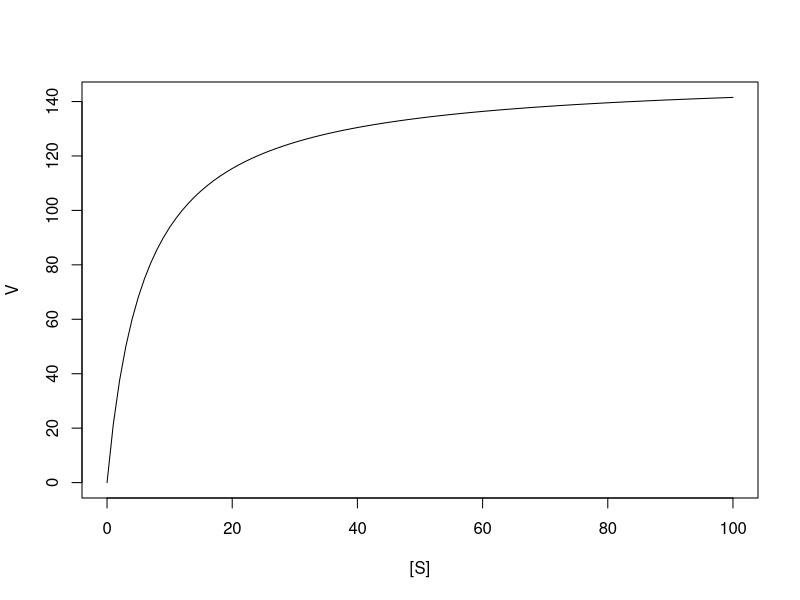

Generate this figure with R:
## ---- chunk 1
k1 <- 100 
k2 <- 600 
k3 <- 150 
dt <- 0.001 
num_step <- 1000
E <- c()
S <- c()
ES <- c()
P <- c()
E[1] <- 1 
S[1] <- 10 
ES[1] <- 0
P[1] <- 0

deriv <- function(E, S, ES, P) { # calculate the derivatives
  dEdt <- -k1*E*S + k2*ES + k3*ES
  dSdt <- -k1*E*S + k2*ES
  dESdt <- k1*E*S - k2*ES - k3*ES
  dPdt <- k3*ES
  return(c(dEdt, dSdt, dESdt, dPdt))
}

# fourth-order Runge-Kutta method
for (i in 2:num_step) {
  E1 <- E[i-1]
  S1 <- S[i-1]
  ES1 <- ES[i-1]
  P1 <- P[i-1]
  h1 <- deriv(E1, S1, ES1, P1)
  E2 <- E1 + 0.5*dt*h1[1]
  S2 <- S1 + 0.5*dt*h1[2]
  ES2 <- ES1 + 0.5*dt*h1[3]
  P2 <- P1 + 0.5*dt*h1[4]
  h2 <- deriv(E2, S2, ES2, P2)
  E3 <- E1 + 0.5*dt*h2[1]
  S3 <- S1 + 0.5*dt*h2[2]
  ES3 <- ES1 + 0.5*dt*h2[3]
  P3 <- P1 + 0.5*dt*h2[4]
  h3 <- deriv(E3, S3, ES3, P3)
  E4 <- E1 + dt*h3[1]
  S4 <- S1 + dt*h3[2]
  ES4 <- ES1 + dt*h3[3]
  P4 <- P1 + dt*h3[4]
  h4 <- deriv(E4, S4, ES4, P4)
  E[i] <- E1 + (h1[1]+2*h2[1]+2*h3[1]+h4[1])*dt/6
  S[i] <- S1 + (h1[2]+2*h2[2]+2*h3[2]+h4[2])*dt/6
  ES[i] <- ES1 + (h1[3]+2*h2[3]+2*h3[3]+h4[3])*dt/6
  P[i] <- P1 + (h1[4]+2*h2[4]+2*h3[4]+h4[4])*dt/6
}
Final_E<-E[num_step]
Final_S<-S[num_step]
Final_ES<-ES[num_step]
Final_P<-P[num_step]
Final_E
Final_S
Final_ES
Final_P
## ---- chunk 2
curve(150*x/(6+x),0,100, xlab="[S]", ylab="V")
